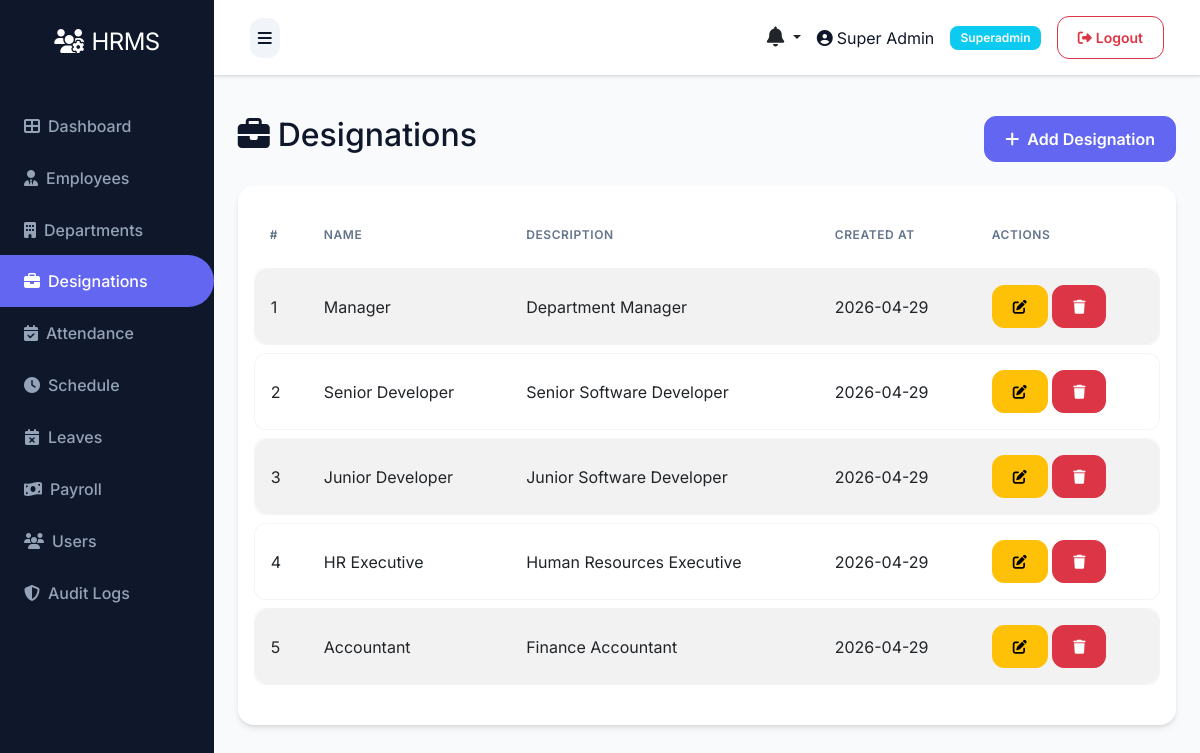
/designation/ (signed in), run on the app's committed database.
### models.py (models this page shows)
class User(UserMixin, db.Model):
    __tablename__ = 'users'
    id = db.Column(db.Integer, primary_key=True)
    role_id = db.Column(db.Integer, db.ForeignKey('roles.id'), nullable=False)
    name = db.Column(db.String(100), nullable=False)
    email = db.Column(db.String(100), unique=True, nullable=False)
    phone = db.Column(db.String(20))
    status = db.Column(db.String(20), default='active')
    password = db.Column(db.String(255), nullable=False)
    remember_token = db.Column(db.String(100))
    email_verified_at = db.Column(db.DateTime)
    created_at = db.Column(db.DateTime, default=datetime.utcnow)
    updated_at = db.Column(db.DateTime, default=datetime.utcnow, onupdate=datetime.utcnow)

class Role(db.Model):
    __tablename__ = 'roles'
    id = db.Column(db.Integer, primary_key=True)
    name = db.Column(db.String(50), unique=True, nullable=False)
    description = db.Column(db.Text)
    created_at = db.Column(db.DateTime, default=datetime.utcnow)
    updated_at = db.Column(db.DateTime, default=datetime.utcnow, onupdate=datetime.utcnow)
    users = db.relationship('User', backref='role', lazy=True)

class Designation(db.Model):
    __tablename__ = 'designations'
    id = db.Column(db.Integer, primary_key=True)
    name = db.Column(db.String(100), nullable=False)
    description = db.Column(db.Text)
    created_at = db.Column(db.DateTime, default=datetime.utcnow)
    updated_at = db.Column(db.DateTime, default=datetime.utcnow, onupdate=datetime.utcnow)
    employees = db.relationship('Employee', backref='designation', lazy=True)

### routes/designation.py (the view)
@bp.route('/')
@login_required
def index():
    designations = Designation.query.all()
    return render_template('admin/designation/index.html', designations=designations)

### app.py (called while the page is built)
@app.context_processor
def inject_now():
    return {'datetime': datetime}

@login_manager.user_loader
def load_user(user_id):
    try:
        return db.session.get(User, int(user_id))
    except Exception as e:
        app.logger.error(f'Error loading user {user_id}: {str(e)}')
        return None

@app.context_processor
def inject_user():
    pending_leaves = 0
    unread_notifications_count = 0
    recent_notifications = []
    try:
        if current_user.is_authenticated:
            if getattr(current_user, 'role', None) and current_user.role.name in ['superadmin', 'hr']:
                from models import Leave
                pending_leaves = Leave.query.filter_by(status='pending').count()
            unread_notifications_count = Notification.query.filter_by(user_id=current_user.id, is_read=False).count()
            recent_notifications = Notification.query.filter_by(user_id=current_user.id).order_by(Notification.created_at.desc()).limit(5).all()
    except Exception:
        pass
    return dict(current_user=current_user, pending_leaves=pending_leaves, unread_notifications_count=unread_notifications_count, recent_notifications=recent_notifications)

### templates/admin/designation/index.html (shortened to what this page needs)
{% extends "base.html" %}
{% block content %}
<div class="d-flex justify-content-between align-items-center mb-4">
    <h2><i class="fas fa-briefcase me-2"></i>Designations</h2>
    <a href="{{ url_for('designation.create') }}" class="btn btn-primary">
        <i class="fas fa-plus me-2"></i>Add Designation
    </a>
</div>
<div class="card">
    <div class="card-body">
        <div class="table-responsive">
            <table class="table table-striped table-hover">
                <thead>
                    <tr>
                        <th>#</th>
                        <th>Name</th>
                        <th>Description</th>
                        <th>Created At</th>
                        <th>Actions</th>
                    </tr>
                </thead>
                <tbody>
                    {% if designations %}
                        {% for designation in designations %}
                        <tr>
                            <td>{{ loop.index }}</td>
                            <td>{{ designation.name }}</td>
                            <td>{{ designation.description or 'N/A' }}</td>
                            <td>{{ designation.created_at.strftime('%Y-%m-%d') if designation.created_at else 'N/A' }}</td>
                            <td>
                                <a href="{{ url_for('designation.edit', id=designation.id) }}" class="btn btn-sm btn-warning">
                                    <i class="fas fa-edit"></i>
                                </a>
                                <form method="POST" action="{{ url_for('designation.delete', id=designation.id) }}" style="display:inline;" onsubmit="return confirm('Are you sure?')">
                                    <button type="submit" class="btn btn-sm btn-danger">
                                        <i class="fas fa-trash"></i>
                                    </button>
                                </form>
                            </td>
                        </tr>
                        {% endfor %}
                    {% else %}
                        <tr>
                            <td colspan="5" class="text-center">No designations found</td>
                        </tr>
                    {% endif %}
                </tbody>
            </table>
        </div>
    </div>
</div>
{% endblock %}

### templates/base.html (shortened to what this page needs)
<!DOCTYPE html>
<html lang="en">
<head>
    <link href="https://cdn.jsdelivr.net/npm/bootstrap@5.3.0/dist/css/bootstrap.min.css" rel="stylesheet">
    <link rel="stylesheet" href="https://cdnjs.cloudflare.com/ajax/libs/font-awesome/6.4.0/css/all.min.css">
    <link rel="stylesheet" href="{{ url_for('static', filename='css/style.css') }}">
</head>
<body>
    {% if current_user.is_authenticated %}
    {% set role_name = (current_user.role.name if current_user.role and current_user.role.name else 'employee') %}
    {% set dashboard_map = {
        'superadmin': 'admin.superadmin_dashboard',
        'admin': 'admin.admin_dashboard',
        'hr': 'admin.hr_dashboard',
        'payroll': 'admin.payroll_dashboard',
        'moderator': 'admin.moderator_dashboard',
        'employee': 'user.dashboard'
    } %}
    {% set dashboard_endpoint = dashboard_map.get(role_name, 'user.dashboard') %}
    <div class="d-flex" id="wrapper">
        <div id="sidebar-wrapper">
            <div class="sidebar-heading text-center">
                <i class="fas fa-users-cog me-2"></i>HRMS
            </div>
            <div class="list-group list-group-flush mt-3">
                <a href="{{ url_for(dashboard_endpoint) }}" class="list-group-item list-group-item-action {{ 'active' if request.endpoint == dashboard_endpoint else '' }}">
                    <i class="fas fa-th-large me-2"></i>Dashboard
                </a>
                {% if role_name in ['superadmin', 'hr'] %}
                <a href="{{ url_for('employee.index') }}" class="list-group-item list-group-item-action {{ 'active' if request.endpoint == 'employee.index' else '' }}">
                    <i class="fas fa-user-tie me-2"></i>Employees
                </a>
                <a href="{{ url_for('department.index') }}" class="list-group-item list-group-item-action {{ 'active' if request.endpoint == 'department.index' else '' }}">
                    <i class="fas fa-building me-2"></i>Departments
                </a>
                <a href="{{ url_for('designation.index') }}" class="list-group-item list-group-item-action {{ 'active' if request.endpoint == 'designation.index' else '' }}">
                    <i class="fas fa-briefcase me-2"></i>Designations
                </a>
                {% endif %}
                {% if role_name in ['superadmin', 'hr'] %}
                <a href="{{ url_for('attendance.index') }}" class="list-group-item list-group-item-action {{ 'active' if request.endpoint == 'attendance.index' else '' }}">
                    <i class="fas fa-calendar-check me-2"></i>Attendance
                </a>
                <a href="{{ url_for('schedule.index') }}" class="list-group-item list-group-item-action {{ 'active' if request.endpoint == 'schedule.index' else '' }}">
                    <i class="fas fa-clock me-2"></i>Schedule
                </a>
                {% endif %}
                {% if role_name in ['superadmin', 'hr'] %}
                <a href="{{ url_for('leave.index') }}" class="list-group-item list-group-item-action {{ 'active' if request.endpoint == 'leave.index' else '' }}">
                    <i class="fas fa-calendar-times me-2"></i>Leaves
                </a>
                {% endif %}
                {% if role_name in ['superadmin', 'hr'] %}
                <a href="{{ url_for('payroll.index') }}" class="list-group-item list-group-item-action {{ 'active' if request.endpoint == 'payroll.index' else '' }}">
                    <i class="fas fa-money-bill-wave me-2"></i>Payroll
                </a>
                {% endif %}
                {% if role_name == 'superadmin' %}
                <a href="{{ url_for('user.index') }}" class="list-group-item list-group-item-action {{ 'active' if request.endpoint == 'user.index' else '' }}">
                    <i class="fas fa-users me-2"></i>Users
                </a>
                <a href="{{ url_for('admin.audit_logs') }}" class="list-group-item list-group-item-action {{ 'active' if request.endpoint == 'admin.audit_logs' else '' }}">
                    <i class="fas fa-shield-alt me-2"></i>Audit Logs
                </a>
                {% endif %}
            </div>
        </div>
        <div id="page-content-wrapper" class="w-100">
            <nav class="navbar navbar-expand-lg navbar-light bg-light border-bottom">
                <div class="container-fluid">
                    <button class="btn btn-primary" id="menu-toggle">
                        <i class="fas fa-bars"></i>
                    </button>
                    <div class="ms-auto d-flex align-items-center">
                        <div class="dropdown me-3">
                            <a class="nav-link dropdown-toggle position-relative text-dark" href="#" id="notificationsDropdown" role="button" data-bs-toggle="dropdown" aria-expanded="false">
                                <i class="fas fa-bell fs-5"></i>
                            </a>
                        </div>
                        <span class="me-3">
                            <i class="fas fa-user-circle me-1"></i>{{ current_user.name }}
                        </span>
                        <span class="badge bg-info me-3">{{ role_name|title }}</span>
                        <a href="{{ url_for('auth.logout') }}" class="btn btn-outline-danger btn-sm">
                            <i class="fas fa-sign-out-alt me-1"></i>Logout
                        </a>
                    </div>
                </div>
            </nav>
            <div class="container-fluid p-4">
                {% block content %}{% endblock %}
            </div>
        </div>
    </div>
    {% endif %}
</body>
</html>

### static/css/style.css (style rules this page uses)
:root { --primary: #6366f1; --primary-hover: #4f46e5; --secondary: #64748b; --success: #22c55e; --danger: #ef4444; --warning: #f59e0b; --info: #06b6d4; --dark: #0f172a; --light: #f8fafc; --white: #ffffff; --glass: rgba(255, 255, 255, 0.7); --glass-border: rgba(255, 255, 255, 0.3); --card-shadow: 0 4px 6px -1px rgb(0 0 0 / 0.1), 0 2px 4px -2px rgb(0 0 0 / 0.1); --card-shadow-hover: 0 10px 15px -3px rgb(0 0 0 / 0.1), 0 4px 6px -4px rgb(0 0 0 / 0.1); --transition: all 0.3s cubic-bezier(0.4, 0, 0.2, 1); }
body { font-family: 'Inter', sans-serif; background-color: #f1f5f9; color: var(--dark); overflow-x: hidden; }
#wrapper { min-height: 100vh; }
#sidebar-wrapper { min-height: 100vh; width: 260px; background: var(--dark); transition: margin 0.3s ease-in-out; box-shadow: 4px 0 10px rgba(0, 0, 0, 0.05); }
#sidebar-wrapper .sidebar-heading { padding: 1.5rem 1.25rem; font-size: 1.5rem; color: var(--white); letter-spacing: -0.025em; }
#page-content-wrapper { min-width: 0; width: 100%; background-color: #f8fafc; }
#sidebar-wrapper .list-group-item { border: none; padding: 0.875rem 1.5rem; background: transparent !important; color: #94a3b8 !important; font-weight: 500; transition: var(--transition); }
#sidebar-wrapper .list-group-item.active { color: var(--white) !important; background: var(--primary) !important; border-radius: 0 50px 50px 0; margin-right: 1rem; }
.list-group-item { border: none; background-color: transparent; transition: var(--transition); }
.card { border: none; border-radius: 1rem; box-shadow: var(--card-shadow); transition: var(--transition); background: var(--white); }
.table { border-collapse: separate; border-spacing: 0 0.5rem; }
.table thead th { border: none; color: var(--secondary); font-weight: 600; text-transform: uppercase; font-size: 0.75rem; letter-spacing: 0.05em; padding: 1rem; }
.table tbody tr { background: var(--white); transition: var(--transition); }
.table tbody td { padding: 1rem; vertical-align: middle; border-top: 1px solid #f1f5f9; border-bottom: 1px solid #f1f5f9; }
.table tbody td:first-child { border-left: 1px solid #f1f5f9; border-top-left-radius: 0.75rem; border-bottom-left-radius: 0.75rem; }
.table tbody td:last-child { border-right: 1px solid #f1f5f9; border-top-right-radius: 0.75rem; border-bottom-right-radius: 0.75rem; }
.btn { border-radius: 0.75rem; padding: 0.625rem 1.25rem; font-weight: 600; transition: var(--transition); }
.btn-primary { background-color: var(--primary); border-color: var(--primary); }
.badge { padding: 0.5em 0.85em; font-weight: 600; border-radius: 0.5rem; }
.navbar { padding: 1rem 1.5rem; background: var(--white) !important; box-shadow: 0 1px 3px 0 rgb(0 0 0 / 0.1); }
#menu-toggle { background: #f1f5f9; border: none; color: var(--dark); padding: 0.5rem; }

### data on the page
User: name "Super Admin"
Role: name "Superadmin"
Designation: name "Manager", description "Department Manager", created_at "2026-04-29"
Designation: name "Senior Developer", description "Senior Software Developer", created_at "2026-04-29"
Designation: name "Junior Developer", description "Junior Software Developer", created_at "2026-04-29"
Designation: name "HR Executive", description "Human Resources Executive", created_at "2026-04-29"
Designation: name "Accountant", description "Finance Accountant", created_at "2026-04-29"
